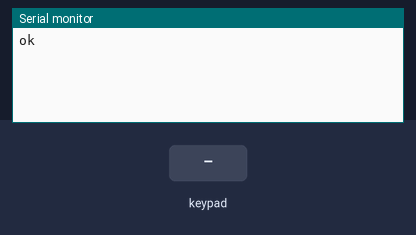
This sketch was run on a simulated Arduino Uno, built with avr-gcc and run on an emulated ATmega328P. On the bench: the last lines printed to the serial monitor. The test bench sets the inputs (shaded band). No radio packets arrive unless stated.

Above: at 1.2 s.
1.3 s: keypad keys 1 1 1 1 pressed 0.4 s apart
At 3.3 s:
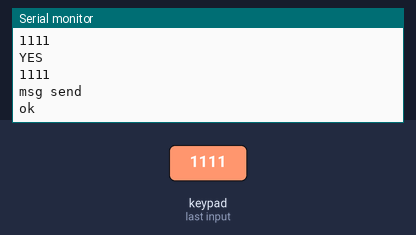
4.4 s: keypad keys 5 5 5 5 pressed 0.4 s apart
At 6.5 s:
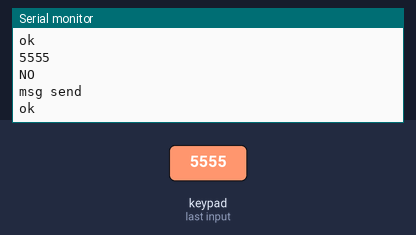

The sketch:

tx.ino
```cpp
/**
 *****************************************************************************
 * @file           : Transmater
 * @author         : Ahmed Elmaghrabi
 * @brief          : about NRF24L01
 *****************************************************************************
 */

 /*
  nrf
   1 - GND
   2 - VCC 3.3V !!! NOT 5V
   3 - CE to Arduino pin 9
   4 - CSN to Arduino pin 10
   5 - SCK to Arduino pin 13
   6 - MOSI to Arduino pin 11
   7 - MISO to Arduino pin 12
   8 - UNUSED
  key pad
    rows 8,7,6,5
    cols 4,3,2
*/

/* ******************** Include Section Start ***************************** */
#include <SPI.h>
#include <nRF24L01.h>
#include "RF24.h"
#include <Keypad.h>
/* ******************** Include Section End ******************************* */

/* ******************** Definition section Start ************************** */
#define CE_PIN   9
#define CSN_PIN 10
/* ******************** Definition section End **************************** */

/* ******************** Global Decleration Section Start ****************** */
const uint64_t pipe = 0xF0F0F0F0E1LL;
int data;
const byte ROWS = 4; //four rows
const byte COLS = 3; //three columns
char keys[ROWS][COLS] = {
  {'1','2','3'},
  {'4','5','6'},
  {'7','8','9'},
  {'*','0','#'}
};
byte rowPins[ROWS] = {8, 7, 6, 5}; //connect to the row pinouts of the keypad
byte colPins[COLS] = {4, 3, 2}; //connect to the column pinouts of the keypad
const String password_on = "1111";
const String password_off = "5555";
String password_entered;
/* ******************** Global Decleration Section End ******************** */

/* ******************** Sup_Program Decleration Section Start ************* */
RF24 radio(CE_PIN, CSN_PIN);
Keypad keypad = Keypad( makeKeymap(keys), rowPins, colPins, ROWS, COLS );
/* ******************** Sup_Program Decleration Section End *************** */

/* ******************** Setup Section Start ******************************** */
void setup()
{
  Serial.begin(9600);
  radio.begin();//Intializing NRF24L01 Module
  radio.openWritingPipe(pipe);// For Transmitting Operation, Must OpenWritingPipe
}
/* ******************** Setup Section End ********************************** */

/* ******************** Main Section Start ******************************** */
void loop(){
  Serial.println("ok");
  password_entered = "";
  //radio.write(&data,4);
  pass();
  Serial.println(password_entered);

  if (password_entered == password_on){
    data=1111; //on
    Serial.println("YES");
    Serial.println(data);
  } else {
    data = 0;
    Serial.println("NO");
  }
  // if (password_entered == password_off){
  //   data=0; //off
  //   Serial.println("NO");
  // }

  radio.write(&data,4);
  Serial.println("msg send");
}
/* ******************** Main Section End ********************************** */

/* ******************** Sup_Program Decleration Section Start ******************************************** */
void pass(){
  while(password_entered.length() <4){
    char key = keypad.getKey ();
    if(key != NO_KEY){
      password_entered += key;
    }
  }
}
/* ******************** Sup_Program Decleration Section End ********************************************** */
```

Measured:
- after the input at 1.3 s, the serial monitor: prints a new line after 1.2 s (image 1)
- after the input at 4.4 s, the serial monitor: prints a new line after 1.2 s (image 2)
